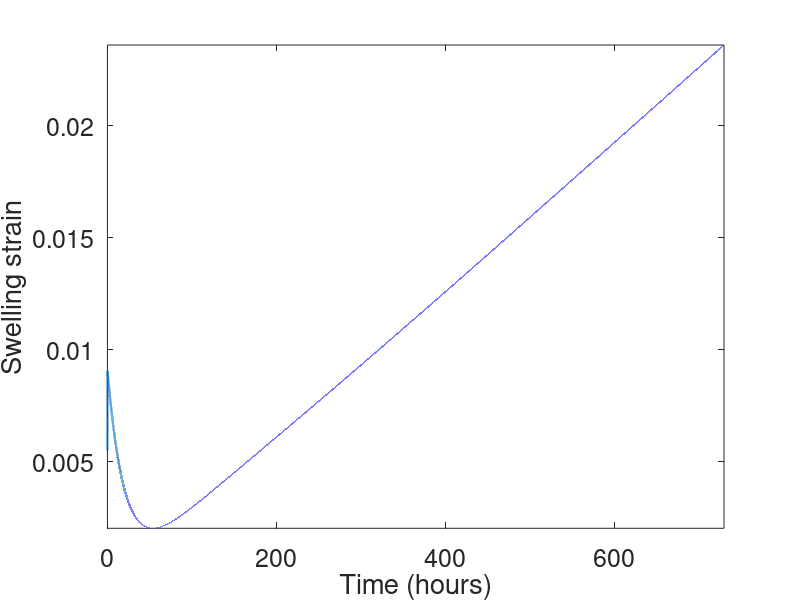
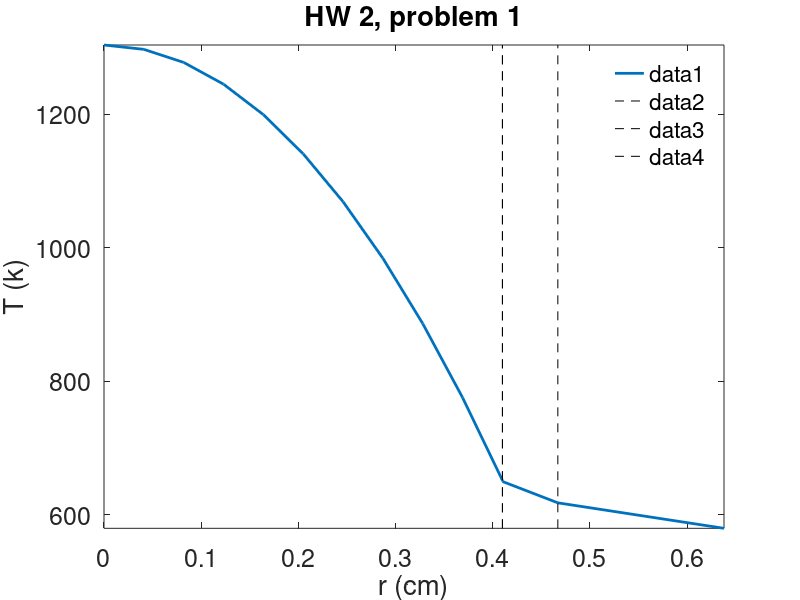

Write MATLAB code to recreate these figures, in order.
%Problem 4 from HW 4
clear;
close all;

Rf = 0.41; %m;
th_gap = 80.0e-4; %m;
th_clad = 0.57e-1; %m
Tfab = 300;
Ts = 800;
Tcool = 580;
hcool = 2.5;
flux = 2.75e13; %neutrons/cm2s
q = 0.042;
MU = 238; %g U/mol
dU = 9.65;%g U/cm3
Na = 6.022e23; %atoms/mol
Ef = 3e-11; %J/s
crosssection = 5.5e-22; %cm2
k = 0.03; %W/(cm K)
kc = 0.17;
trmp = 3600*3;
ttot = 24*3600*365*2+trmp;
alpha_f = 11e-6;
alpha_c = 7.1e-6;
rho = 10.97; %g/cm3

tv_rmp = 0:10:trmp;
tv_armp = trmp:200:ttot;
tv = [tv_rmp, tv_armp];

NU = q*Na*dU/MU; %atoms/cm3;
Fdotmax = NU*flux*crosssection;
Fdot = [tv_rmp*Fdotmax/trmp,Fdotmax*ones(size(tv_armp))];
Q = Ef*Fdot;
LHR = Q*pi*Rf^2;
avDT = LHR/(8*k*pi);
avT = Ts + avDT;

burnup_rmp = q*flux*crosssection/trmp/2*tv_rmp.^2;
burnup_armp = burnup_rmp(end) + q*flux*crosssection*(tv_armp-trmp);
burnup = [burnup_rmp,burnup_armp];

%Calculate th expansion
eps_th = alpha_f*(avT - Tfab);

%Calculate densification
Dp0 = 0.01;
Bd = 5/950; %FIMA
Cd = ones(size(avT));
Cd(avT<750+273.15) = 7.235-0.0086*(avT(avT<750+273.15)-(25+273.15));
eps_dens = Dp0*(exp(burnup*log(0.01)./(Cd.*Bd)) - 1);

%Solid fission product swelling
eps_sfp = 5.577e-2*burnup*rho;

%Gaseous fission product swelling
figure
eps_gfp = 1.96e-28*rho*burnup.*(2800-avT).^11.73.*exp(-0.0162*(2800-avT)).*exp(-17.8*rho*burnup);
plot(tv/(3600*24), eps_th + eps_dens + eps_sfp + eps_gfp,'linewidth',1.5)
set(gca,'fontsize',18)
xlabel('Time (hours)')
ylabel('Swelling strain')
axis tight

%Part B
LHR = LHR(end);
%Temperature calc
%Coolant
TCO = Tcool + LHR/(2*pi*Rf*hcool);
%Clad
TCI = TCO + LHR*th_clad/(2*pi*Rf*kc);
%Gap
kHe = 16e-6*TCI.^0.79;
kgap = kHe;
hgap = kgap/th_gap;
Ts = TCI + LHR./(2*pi*Rf*hgap);
ch_clad = alpha_c*(Rf+th_gap+th_clad/2)*(mean([TCO, TCI]) - Tfab);

%Pellet
T0 = Ts + LHR./(4*pi*k);
avT = Ts + avDT(end);
ch_gap = 0;
%Iterate to close the gap
j = 0; chng = 1;
fprintf(1,'%d, hgap = %f, th_gap = %g, Ts = %f, and T0 = %f\n',j, hgap, th_gap, Ts, T0)
while chng > 1e-3
    j = j+1;
    eps_th = alpha_f*(avT(end) - Tfab);
    eps_dens = Dp0*(exp(burnup(end)*log(0.01)./(1.*Bd)) - 1);
    eps_sfp = 5.577e-2*burnup(end)*rho;
    eps_gfp = 1.96e-28*rho*burnup(end).*(2800-avT(end)).^11.73.*exp(-0.0162*(2800-avT(end))).*exp(-17.8*rho*burnup(end));
    ch_fuel = (eps_th + eps_dens + eps_sfp + eps_gfp)*Rf;
    old_ch_gap = ch_gap;
    ch_gap = ch_clad - ch_fuel;
    nth_gap = th_gap + ch_gap;
    if nth_gap < 1e-8
        nth_gap = 1e-8;
    end
    hgap = kgap/nth_gap;
    Ts = TCI + LHR/(2*pi*(Rf+ch_fuel)*hgap);
    T0 = Ts + LHR/(4*pi*k);
    avT = Ts + avDT(end);
    fprintf(1,'%d, hgap = %f, dg = %g, Ts = %f, and T0 = %f\n',j, hgap, nth_gap, Ts, T0)
    chng = abs(ch_gap - old_ch_gap)/abs(old_ch_gap);
end
new_dg = nth_gap;
r = (0:10)/10*Rf;
for i = 1:length(k)
    Tf(i,:) = LHR(i)./(4*pi*k(i))*(1-r.^2./Rf.^2) + Ts(i);
end
temps = [Tf,TCI',TCO',Tcool*ones(size(TCO'))];
r = [r,Rf+mean(new_dg),Rf+mean(new_dg)+th_clad,Rf+mean(new_dg)+th_clad*4];

figure
set(gcf,'units','inches','position',[1,1,6,4])
plot(r,temps,'linewidth',2);
axis tight
xlabel('r (cm)')
ylabel('T (k)')
hold on
plot([Rf Rf],[min(temps(:)), max(temps(:))],'k--')
plot([Rf+nth_gap Rf+nth_gap],[min(temps(:)), max(temps(:))],'k--')
plot([Rf+nth_gap+th_clad Rf+nth_gap+th_clad],[min(temps(:)), max(temps(:))],'k--')
set(gca,'fontsize',18)
legend boxoff
title('HW 2, problem 1')
